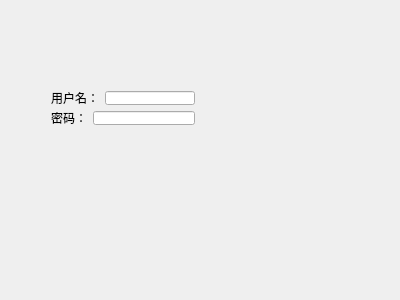
<?xml version="1.0" encoding="UTF-8"?>
<ui version="4.0">
 <class>Widget</class>
 <widget class="QWidget" name="Widget">
  <property name="geometry">
   <rect>
    <x>0</x>
    <y>0</y>
    <width>400</width>
    <height>300</height>
   </rect>
  </property>
  <property name="windowTitle">
   <string>Widget</string>
  </property>
  <widget class="QWidget" name="">
   <property name="geometry">
    <rect>
     <x>40</x>
     <y>80</y>
     <width>166</width>
     <height>56</height>
    </rect>
   </property>
   <layout class="QVBoxLayout" name="verticalLayout">
    <item>
     <layout class="QHBoxLayout" name="horizontalLayout">
      <item>
       <widget class="QLabel" name="label">
        <property name="text">
         <string>用户名：</string>
        </property>
       </widget>
      </item>
      <item>
       <widget class="QLineEdit" name="lineEdit"/>
      </item>
     </layout>
    </item>
    <item>
     <layout class="QHBoxLayout" name="horizontalLayout_2">
      <item>
       <widget class="QLabel" name="label_2">
        <property name="text">
         <string>密码：</string>
        </property>
       </widget>
      </item>
      <item>
       <widget class="QLineEdit" name="lineEdit_2"/>
      </item>
     </layout>
    </item>
   </layout>
  </widget>
 </widget>
 <layoutdefault spacing="6" margin="11"/>
 <resources/>
 <connections/>
</ui>
